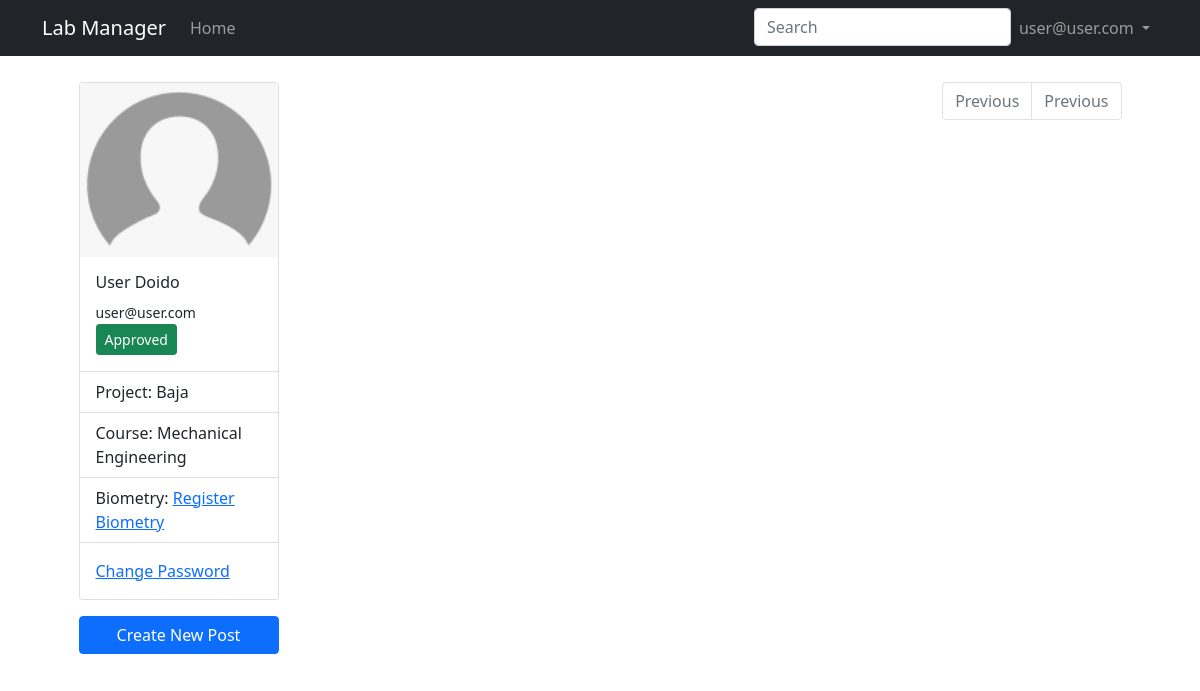
Page /profile (signed in) on the earlier database version.
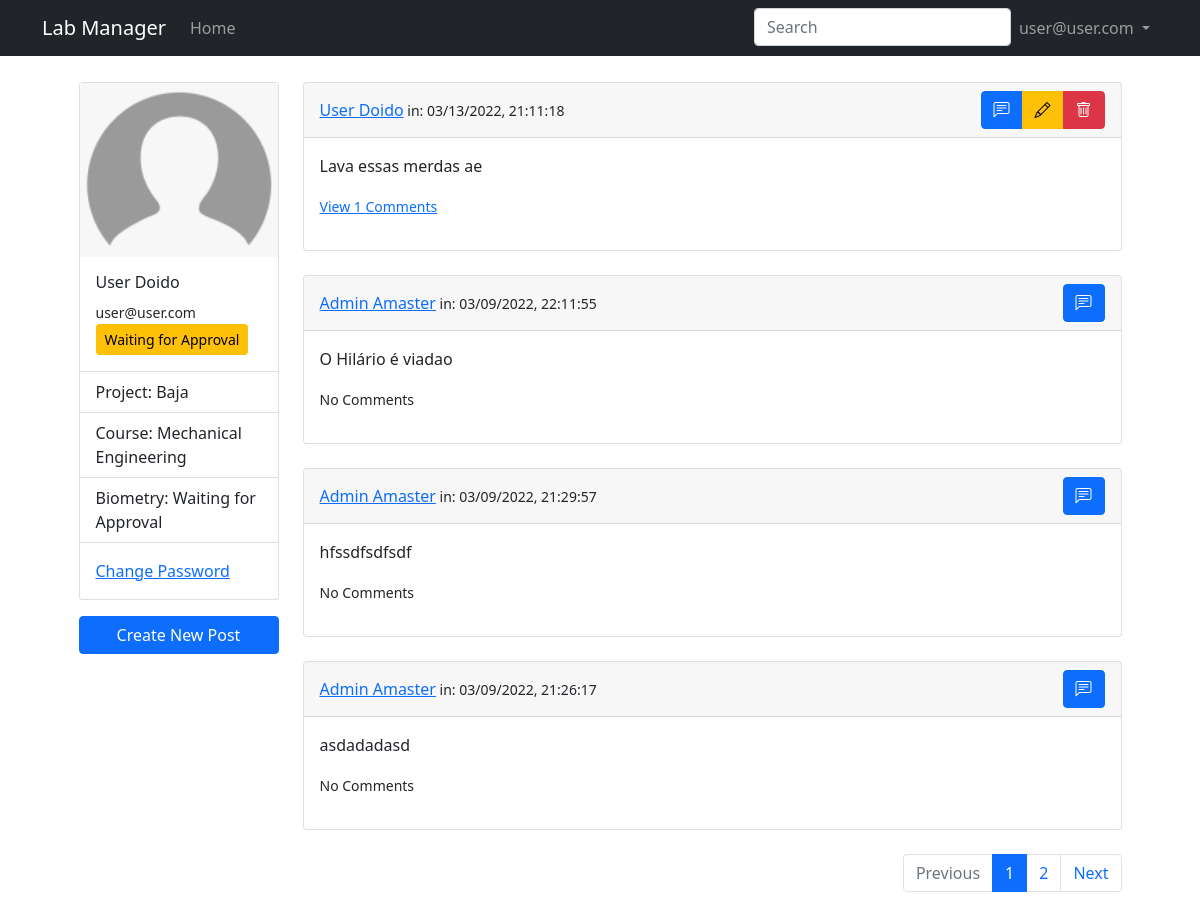
Same page on the later database version.
### lab_manager/models.py (models this page shows, shortened)
class SearchableMixin(object):
    @classmethod
    def before_commit(cls, session):
        session._changes = {
            'add': list(session.new),
            'update': list(session.dirty),
            'delete': list(session.deleted)
        }
    @classmethod
    def after_commit(cls, session):
        for obj in session._changes['add']:
            if isinstance(obj, SearchableMixin):
                add_to_index(obj.__tablename__, obj)
        for obj in session._changes['update']:
            if isinstance(obj, SearchableMixin):
                add_to_index(obj.__tablename__, obj)
        for obj in session._changes['delete']:
            if isinstance(obj, SearchableMixin):
                remove_from_index(obj.__tablename__, obj)
        session._changes = None

class Post(SearchableMixin, db.Model):
    __searchable__ = ['text']
    id = db.Column(db.Integer, primary_key = True)
    text = db.Column(db.Text, nullable = False)
    date_created = db.Column(db.DateTime, default = datetime.utcnow)
    author = db.Column(db.Integer, db.ForeignKey('user.id', ondelete='CASCADE'), nullable = False)
    comments = db.relationship('Comment', backref="post", passive_deletes=True)

class User(db.Model, UserMixin):
    id = db.Column(db.Integer, primary_key = True)
    email = db.Column(db.String(50), unique = True)
    name = db.Column(db.String(150))
    password = db.Column(db.String(128))
    date_created = db.Column(db.DateTime, default = datetime.utcnow)
    biometry = db.Column(db.Boolean, default = False, nullable = False)
    project = db.Column(db.Integer, nullable = False)
    grr = db.Column(db.Integer, unique = True)
    course = db.Column(db.String(50))
    approved_by = db.Column(db.Integer)
    date_approved = db.Column(db.DateTime, default = datetime.utcnow)
    approved = db.Column(db.Boolean, default = False, nullable = False)
    admin = db.Column(db.Boolean, default = False, nullable = False)
    projects = db.relationship('Project', backref="user", passive_deletes = False)
    posts = db.relationship('Post', backref="user", passive_deletes = True)
    comments = db.relationship('Comment', backref="user", passive_deletes = True)

### lab_manager/users/routes.py (the view)
@users.route("/profile")
@login_required
def profile():
    page = request.args.get('page', 1, type=int)
    posts = Post.query.order_by(Post.date_created.desc()).paginate(page, current_app.config['POSTS_PER_PAGE'], False)
    next_url = url_for('users.profile', page=posts.next_num) \
        if posts.has_next else None
    prev_url = url_for('users.profile', page=posts.prev_num) \
        if posts.has_prev else None
    return render_template('users/profile.jinja2', title=current_user.name, user=current_user, posts=posts, next_url=next_url, prev_url=prev_url)

### lab_manager/main/forms.py
class SearchForm(FlaskForm):
    q = StringField('Search', validators=[DataRequired()])
    def __init__(self, *args, **kwargs):
        if 'formdata' not in kwargs:
            kwargs['formdata'] = request.args
        if 'meta' not in kwargs:
            kwargs['meta'] = {'csrf': False}
        super(SearchForm, self).__init__(*args, **kwargs)

### lab_manager/__init__.py (called while the page is built)
def create_app(config_class=Config):
    app = Flask(__name__)
    app.config.from_object(Config)
    db.init_app(app)
    migrate.init_app(app, db)
    app.elasticsearch = Elasticsearch([app.config['ELASTICSEARCH_URL']]) \
        if app.config['ELASTICSEARCH_URL'] else None
    from lab_manager.main.routes import main
    app.register_blueprint(main)
    from lab_manager.users.routes import users
    app.register_blueprint(users)
    from lab_manager.admin.routes import admin
    app.register_blueprint(admin)
    from lab_manager.posts.routes import posts
    app.register_blueprint(posts)
    from .models import User, Project, Post
    initialize_database(app)
    login_manager.init_app(app)
    @login_manager.user_loader
    def load_user(id):
        return User.query.get(int(id))
    return app

### lab_manager/templates/users/profile.jinja2 (shortened to what this page needs)
{% extends "./layout.jinja2" %}
{% block content %}
<div class="row justify-content-md-center">
    <div class="col-md-3 card-col">
        <div class="card">
            <img class="img-fluid" src="{{ url_for('static', filename='img/default_user.png')}}" class="card-img-top" alt="Profile Picture">
            <div class="card-body">
                <h6 class="card-title">{{ user.name }}</h5>
                <small class="card-text">{{ user.email }}</small>
                {% if not user.admin %}
                    {% if not user.approved %} <button type="button" class="btn btn-warning btn-sm" data-bs-toggle="modal" data-bs-target="#approval_info">Waiting for Approval</button> {% else %} <button type="button" class="btn btn-success btn-sm">Approved</button> {% endif %}
                {% else %}
                    <button type="button" class="btn btn-warning btn-sm">Admin</button>
                {% endif %}
            </div>
            <ul class="list-group list-group-flush">
                <li class="list-group-item">Project: {{ user.project }}</li>
                <li class="list-group-item">Course: {% if not user.course %} <a href="">Enter Course</a> {% else %} {{ user.course }} {% endif %}</li>
                <li class="list-group-item">Biometry: {% if not user.approved and not user.admin %} Waiting for Approval {% elif not user.biometry %} <a href="">Register Biometry</a> {% else %} Biometry registered {% endif %} </li>
            </ul>
            <div class="card-body">
                <a href="#" class="card-link">Change Password</a>
            </div>
        </div>
        <div class="d-grid card-buttons">
        <button type="button" class="btn btn-primary" data-bs-toggle="modal" data-bs-target="#newPost">Create New Post</button>
        </div>
    </div>
    <div class="col-md-9">
        {% for post in posts.items %}
            {% include "./users/_posts.jinja2" %}
        {% endfor %}
        <nav aria-label="Posts pagination">
        <ul class="pagination justify-content-end">
            {% if posts.has_prev %}
                <li class="page-item">
                    <a class="page-link" href="{{prev_url}}">Previous</a>
                </li>
            {% else %}
                <li class="page-item disabled">
                    <a class="page-link">Previous</a>
                </li>
            {% endif %}
            {% for page_num in posts.iter_pages() %}
                {% if page_num %}
                    {% if page_num != posts.page %}
                        <li class="page-item"><a class="page-link" href="{{ url_for('users.profile', page=page_num) }}">{{ page_num }}</a></li>
                    {% else %}
                        <li class="page-item active"><a class="page-link" href="#">{{ page_num }}</a></li>
                    {% endif %}
                {% else %}
                    <li class="page-item"><a class="page-link" href="#">...</a></li>
                {% endif %}
            {% endfor %}
            {% if posts.has_next %}
                <li class="page-item">
                    <a class="page-link" href="{{next_url}}">Next</a>
                </li>
            {% else %}
                <li class="page-item disabled">
                    <a class="page-link">Previous</a>
                </li>
            {% endif %}
        </ul>
        </nav>
    </div>
</div>
{% endblock content %}

### lab_manager/templates/users/_posts.jinja2 (shortened to what this page needs)
<div class="card text">
    <div class="card-header d-flex justify-content-between align-items-center">
        <span><a href="">{{post.user.name}}</a><small class="mutted" > in: {{post.date_created.strftime("%m/%d/%Y, %H:%M:%S")}}</small></span>
        <div class="btn-group" role="group" aria-label="Basic mixed styles example">
            <a data-bs-toggle="modal" data-bs-target="#commentPost{{post.id}}" class="btn btn-primary"><i class="bi bi-chat-left-text"></i></a>
            {% if user.id == post.author %}
                <a class="btn btn-warning" data-bs-toggle="modal" data-bs-target="#editPost{{post.id}}"><i class="bi bi-pencil"></i></a>
                <a class="btn btn-danger" href="{{url_for('posts.remove_post', id=post.id)}}"><i class="bi bi-trash"></i></a>
            {% endif %}
        </div>
    </div>
    <div class="card-body">
        <p class="card-text">{{post.text}}</p>
            <p>
            {% if post.comments|length %}
                <a data-bs-toggle="collapse" href="#comments-{{post.id}}" aria-expanded="false" aria-controls="colapse-comments-{{post.id}}"><small>View {{post.comments|length}} Comments</small></a>
            {% else %}
                <small class="text-mutted">No Comments</small>
            {% endif %}
            </p>
    </div>
</div>
<br>

Differences in the rows shown:
changed User "user@user.com": approved True → False (drawn)
added Post: user.name "User Doido", date_created "03/13/2022, 21:11:18", text "Lava essas merdas ae", comments|length "1"
added Post: user.name "Admin Amaster", date_created "03/09/2022, 22:11:55", text "O Hilário é viadao", shows "No Comments"
added Post: user.name "Admin Amaster", date_created "03/09/2022, 21:29:57", text "hfssdfsdfsdf", shows "No Comments"
added Post: user.name "Admin Amaster", date_created "03/09/2022, 21:26:17", text "asdadadasd", shows "No Comments"
Other differences:
text no longer shown: "Approved Register Biometry Previous"
text now shown: "Waiting for Approval Waiting for Approval Next"
new list line: "1"
new list line: "2"
